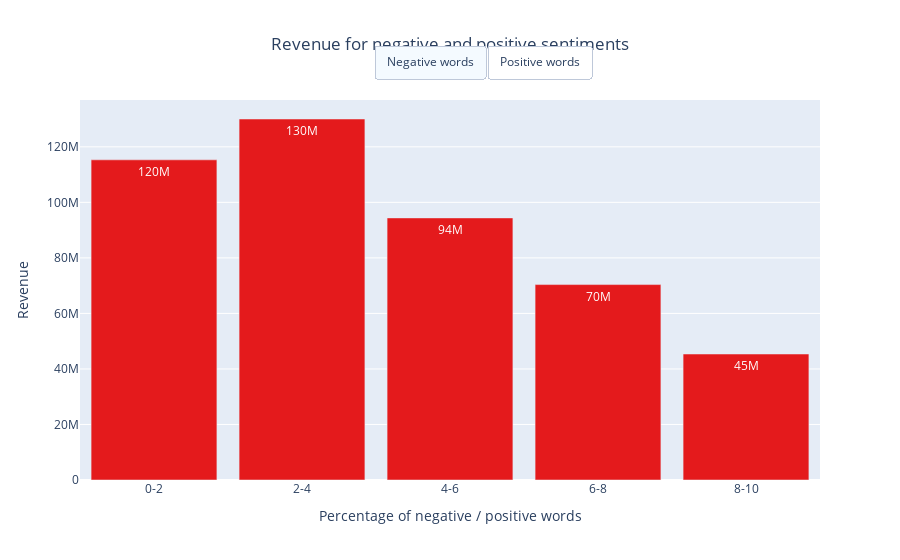

Here is the notebook cell this chart was saved with:
### Code cell
# Convert the Seaborn plot to a Plotly Express plot for Positive Sentiment
fig_neg_px = px.bar(df_neg, x='neg_Interval', y='Revenue_with_inflation',text_auto= '.2s', title='Revenue for different percentages of positive words',
             labels={'mean': 'Revenue'}, category_orders={"neg_Interval": pos_order},color_discrete_sequence=px.colors.qualitative.Set1)

# Convert the Seaborn plot to a Plotly Express plot for Positive Sentiment
fig_pos_px = px.bar(df_pos, x='pos_Interval', y='Revenue_with_inflation',text_auto= '.2s', title='Revenue for different percentages of positive words',
             labels={'mean': 'Revenue'}, category_orders={"pos_Interval": pos_order},color_discrete_sequence=px.colors.qualitative.Set1)

fig = make_subplots()
# Add a trace for each plot (only one will be visible at a time)
for trace in fig_neg_px.data:
    fig.add_trace(trace)

for trace in fig_pos_px.data:
    trace.visible = False
    fig.add_trace(trace)

# Update layout to add a button that will switch between plots
fig.update_layout(
    updatemenus=[
        dict(
            type="buttons",
            direction="left",
            buttons=list([
                dict(
                    args=[{"visible": [True] * len(fig_neg_px.data) +
                                       [False] * len(fig_pos_px.data)}],
                    label="Mean Revenue",
                    method="update"
                ),
                dict(
                    args=[{"visible": [False] * len(fig_neg_px.data) +
                                       [True] * len(fig_pos_px.data)}],
                    label="Log Revenue",
                    method="update"
                ),
            ]),
            pad={"r": 10, "t": 10},
            showactive=True,
            x=0.1,
            xanchor="left",
            y=1.2,
            yanchor="top"
        ),
    ],
    barmode='relative',
    bargap=0.15,  
)

# Set titles and axis labels here if needed, since they might be removed by the previous updates
fig.update_layout(
    title_text="Revenue for negative and positive sentiments",
    title_x=0.5,  # Centers the title
    xaxis_title="Percentage of negative / positive words",
    yaxis_title="Revenue",
    updatemenus=[dict(
        buttons=list([
            dict(
                args=[{"visible": [True]*len(fig_neg_px.data) + [False]*len(fig_pos_px.data)}],
                label="Negative words",
                method="update"
            ),
            dict(
                args=[{"visible": [False]*len(fig_neg_px.data) + [True]*len(fig_pos_px.data)}],
                label="Positive words",
                method="update"
            )
        ]),
        direction="left",  # Ensures buttons are laid out horizontally
        pad={"r": 10, "t": 10},
        showactive=True,
        x=0.55,  # Center the buttons horizontally
        xanchor="center",  # Ensures that the 'x' position is the center of the buttons
        y=1.17,  # Adjust this as necessary to position the buttons below the title
        yanchor="top"
    )])
    

# Show the figure
fig.show()

# Save the plot as an HTML file (for interactive features)
fig.write_html('assets/plots/pos_neg_revenue.html')

# Save the plot as an image file (e.g., PNG)
fig.write_image('assets/plots/pos_neg_revenue.png', engine='kaleido')

### Figure 1 — Plotly figure (JSON) as saved in the notebook; plotly's stock layout.template omitted (floating-point values rounded to 4 significant figures)
{"data": [{"alignmentgroup": "True", "hovertemplate": "neg_Interval=%{x}<br>Revenue_with_inflation=%{y}<extra></extra>", "legendgroup": "", "marker": {"color": "rgb(228,26,28)", "pattern": {"shape": ""}}, "name": "", "offsetgroup": "", "orientation": "v", "showlegend": false, "textposition": "auto", "texttemplate": "%{y:.2s}", "type": "bar", "x": ["0-2", "2-4", "4-6", "6-8", "8-10"], "xaxis": "x", "y": [115300000.0, 130000000.0, 94400000.0, 70380000.0, 45370000.0], "yaxis": "y"}, {"alignmentgroup": "True", "hovertemplate": "pos_Interval=%{x}<br>Revenue_with_inflation=%{y}<extra></extra>", "legendgroup": "", "marker": {"color": "rgb(228,26,28)", "pattern": {"shape": ""}}, "name": "", "offsetgroup": "", "orientation": "v", "showlegend": false, "textposition": "auto", "texttemplate": "%{y:.2s}", "type": "bar", "visible": false, "x": ["0-2", "2-4", "4-6", "6-8", "8-10"], "xaxis": "x", "y": [141400000.0, 130900000.0, 110500000.0, 88710000.0, 67820000.0], "yaxis": "y"}], "layout": {"bargap": 0.15, "barmode": "relative", "title": {"text": "Revenue for negative and positive sentiments", "x": 0.5}, "updatemenus": [{"buttons": [{"args": [{"visible": [true, false]}], "label": "Negative words", "method": "update"}, {"args": [{"visible": [false, true]}], "label": "Positive words", "method": "update"}], "direction": "left", "pad": {"r": 10, "t": 10}, "showactive": true, "type": "buttons", "x": 0.55, "xanchor": "center", "y": 1.17, "yanchor": "top"}], "xaxis": {"anchor": "y", "domain": [0, 1], "title": {"text": "Percentage of negative / positive words"}}, "yaxis": {"anchor": "x", "domain": [0, 1], "title": {"text": "Revenue"}}}}
